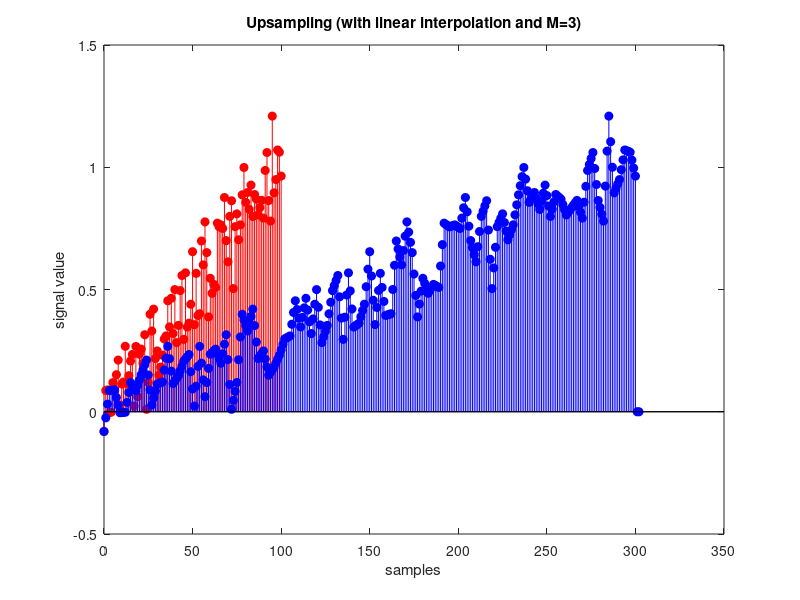

Reproduce this figure in MATLAB.
load('q2_2.mat');
% upsampling with linear interpolation
M = 3;
len = length(x);
y = zeros(1,M*len);

for k=0:len-1
    w = k*M;
    y(w + 1) = x(k+1);
    for p = 1:M-1
        % parameters for linear interpolation
        if(k == 0)
            x1 = w;
            y1 = y(w+1);
            x2 = k+M;
            y2 = x(2);
        
            temp = (y2 - y1)/(x2-x1);
            y(w+1+p) = y1 + (w+p - x1) * temp;
            continue;
        end
        x1 = w;
        y1 = y(w+1);
        x2 = (k-1)*M;
        y2 = y((k-1)*M + 1);

        temp = (y2 - y1)/(x2-x1);
        y(w+1-p) = y1 + (w-p - x1) * temp;
       
    end
end

figure;
stem(0:len-1,x,'filled','red');
title('Upsampling (with linear interpolation and M=3)');
xlabel('samples');
ylabel('signal value');
hold on;
stem(0:M*len-1,y,'filled','blue');
hold off;

